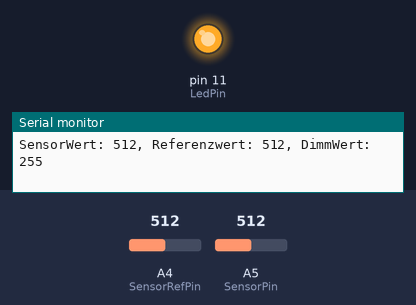
The sketch below on a simulated Arduino Uno, built with avr-gcc and run on an emulated ATmega328P. Parts: output pins drawn as LEDs (lit = HIGH), the last lines printed to the serial monitor. The test bench sets the inputs (shaded band); at power-on: A4 (SensorRefPin) = 512, A5 (SensorPin) = 512.

Above: at 1.2 s.
1.3 s: A4 (SensorRefPin) set to 546
At 2.3 s:
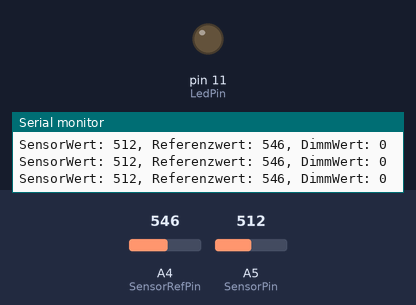
2.8 s: A5 (SensorPin) set to 534
At 3.9 s:
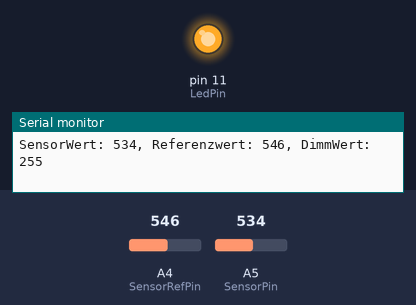
5.8 s: A5 (SensorPin) set to 511
At 6.9 s:
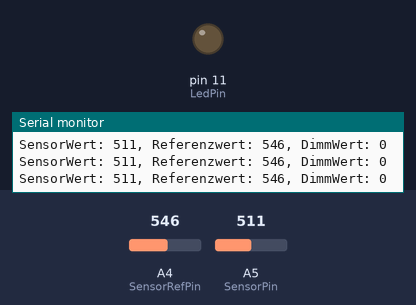
8.8 s: A5 (SensorPin) set to 716
At 9.5 s:
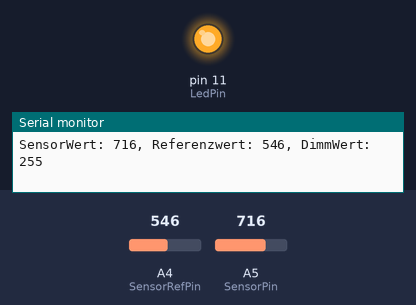
10.3 s: A4 (SensorRefPin) set to 719
13.3 s: A4 (SensorRefPin) set to 752
At 13.7 s:
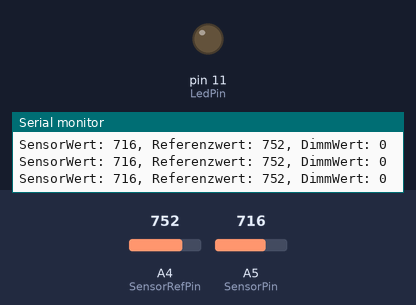
Timing chart, 0 to 16.3 s (numbered marks = the images above; inputs shaded):
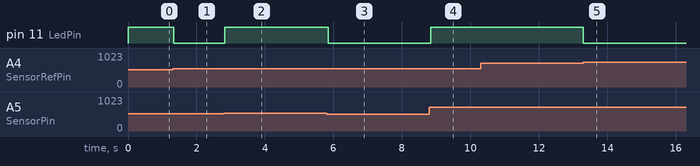

Measured:
- the behaviour switches between 532 and 533 on A4 (SensorRefPin) (found by bisection; images 0 and 1)
- the behaviour switches between 525 and 526 on A5 (SensorPin) (found by bisection; images 1 and 2)
- the behaviour switches between 736 and 737 on A4 (SensorRefPin) (found by bisection; images 4 and 5)
- after the input at 1.3 s, pin 11 (LedPin): HIGH → LOW at once
- after the input at 2.8 s, pin 11 (LedPin): LOW → HIGH at once
- after the input at 5.8 s, pin 11 (LedPin): HIGH → LOW at once
- after the input at 8.8 s, pin 11 (LedPin): LOW → HIGH after 0.05 s
- after the input at 13.3 s, pin 11 (LedPin): HIGH → LOW at once

The sketch:

Sensor2_Input.ino
```cpp
int SensorPin = 5;
int SensorRefPin = 4;

int SensorWert = 0;     //  Sensor-Wert
int SensorRefWert = 0;  // Sensor-Referenzwert


int LedPin = 11;
int DimmWert = 0;

void setup() {
 Serial.begin(9600);
 pinMode(SensorPin, INPUT);
 pinMode(SensorRefPin, INPUT);
 pinMode(LedPin, OUTPUT);
}

void loop() {

  SensorWert = analogRead(SensorPin);
  SensorRefWert = analogRead(SensorRefPin);
  DimmWert = constrain(SensorWert, SensorRefWert - 20, SensorRefWert - 400);  // Wertebereich beschränken
  DimmWert = map(DimmWert, SensorRefWert - 20, SensorRefWert - 400, 0, 255);  // Wertebereich auf 0..255 Wertebereich umrechnen

  analogWrite(LedPin, DimmWert);

  Serial.print("SensorWert: ");
  Serial.print(SensorWert);
  Serial.print(", Referenzwert: ");
  Serial.print(SensorRefWert);
  Serial.print(", DimmWert: ");
  Serial.println(DimmWert);

  delay(30);
}
```
